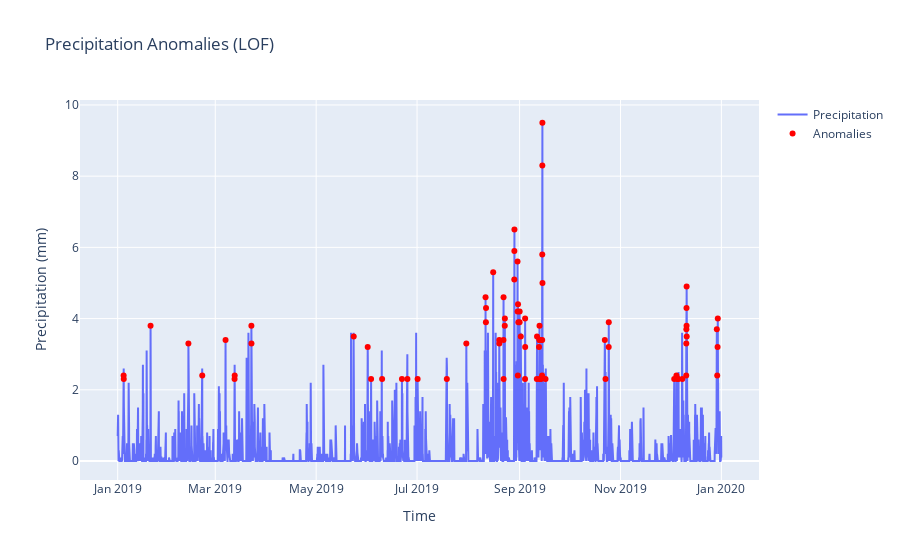

This figure's notebook cell:
### Code cell
fig_precip, anomalies_precip = detect_precipitation_anomalies(df, contamination=0.01)
fig_precip.show()
print(f"Number of precipitation anomalies: {len(anomalies_precip)}")
anomalies_precip.head()

### Figure 1 — Plotly figure (JSON) as saved in the notebook; plotly's stock layout.template omitted (floating-point values rounded to 4 significant figures; data arrays with more than 128 entries replaced by an {"elided": "..."} marker saying what was removed)
{"data": [{"mode": "lines", "name": "Precipitation", "type": "scatter", "x": {"elided": "8760 str values"}, "y": {"elided": "8760 float values"}}, {"marker": {"color": "red", "size": 6}, "mode": "markers", "name": "Anomalies", "type": "scatter", "x": {"elided": "8760 str values"}, "y": {"elided": "8760 float values"}}], "layout": {"title": {"text": "Precipitation Anomalies (LOF)"}, "xaxis": {"title": {"text": "Time"}}, "yaxis": {"title": {"text": "Precipitation (mm)"}}}}
